Frame 1 (no input): blank canvas, image omitted
Frame 60 (the mouse pressed at the canvas centre just before this capture): blank canvas, image omitted
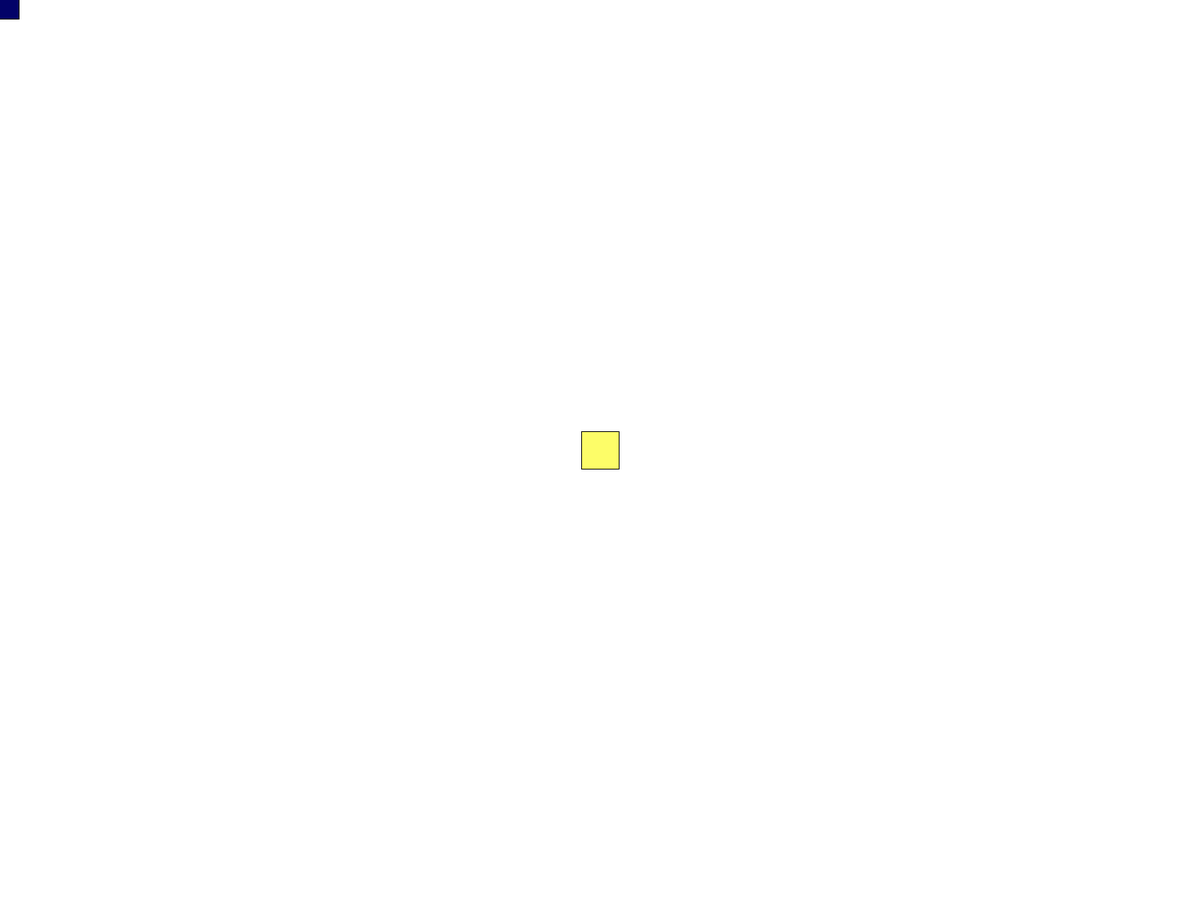
Frame 120 (the mouse held since frame 60 and released just before this capture)

The Processing sketch whose frames 1 and 60 were blank and that drew this single picture after the mouse press (run headless with seeded random() and noise(); from frame 60 on, the mouse is pressed at the canvas centre):

// Processing sketch: sketch_150722d
// ── sketch_150722d.pde
void setup(){
  fullScreen();
  //size(512,512);
  noCursor();
  rectMode(CENTER);
  background(255,255,255);
}

void draw(){
  rect(mouseX, mouseY, 50,50);
  fill(mouseX,mouseY,100,50);
}

void keyPressed(){
  background(255,255,255);
}
